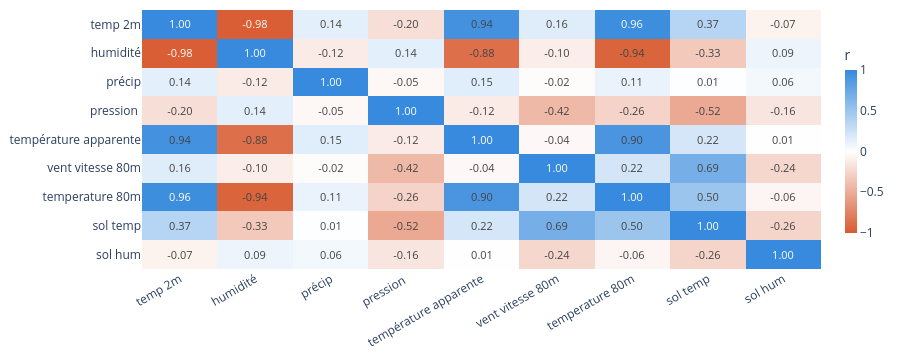

This figure's notebook cell:
### Code cell
fig_correlation_heatmap()

### Figure 1 — Plotly figure (JSON) as saved in the notebook; plotly's stock layout.template omitted (floating-point values rounded to 4 significant figures)
{"data": [{"colorbar": {"len": 0.8, "thickness": 12, "title": {"text": "r"}}, "colorscale": [[0, "#D85A30"], [0.5, "#ffffff"], [1, "#378ADD"]], "hovertemplate": "%{y} / %{x}<br><b>r = %{z:.3f}</b><extra></extra>", "text": [["1.00", "-0.98", "0.14", "-0.20", "0.94", "0.16", "0.96", "0.37", "-0.07"], ["-0.98", "1.00", "-0.12", "0.14", "-0.88", "-0.10", "-0.94", "-0.33", "0.09"], ["0.14", "-0.12", "1.00", "-0.05", "0.15", "-0.02", "0.11", "0.01", "0.06"], ["-0.20", "0.14", "-0.05", "1.00", "-0.12", "-0.42", "-0.26", "-0.52", "-0.16"], ["0.94", "-0.88", "0.15", "-0.12", "1.00", "-0.04", "0.90", "0.22", "0.01"], ["0.16", "-0.10", "-0.02", "-0.42", "-0.04", "1.00", "0.22", "0.69", "-0.24"], ["0.96", "-0.94", "0.11", "-0.26", "0.90", "0.22", "1.00", "0.50", "-0.06"], ["0.37", "-0.33", "0.01", "-0.52", "0.22", "0.69", "0.50", "1.00", "-0.26"], ["-0.07", "0.09", "0.06", "-0.16", "0.01", "-0.24", "-0.06", "-0.26", "1.00"]], "textfont": {"size": 11}, "texttemplate": "%{text}", "type": "heatmap", "x": ["temp 2m", "humidité", "précip", "pression ", "température apparente", "vent vitesse 80m", "temperature 80m", "sol temp", "sol hum"], "y": ["temp 2m", "humidité", "précip", "pression ", "température apparente", "vent vitesse 80m", "temperature 80m", "sol temp", "sol hum"], "z": [[1.0, -0.976, 0.14, -0.195, 0.937, 0.16, 0.964, 0.366, -0.075], [-0.976, 1.0, -0.123, 0.138, -0.875, -0.102, -0.936, -0.327, 0.09], [0.14, -0.123, 1.0, -0.05, 0.153, -0.018, 0.107, 0.009, 0.061], [-0.195, 0.138, -0.05, 1.0, -0.12, -0.423, -0.264, -0.519, -0.157], [0.937, -0.875, 0.153, -0.12, 1.0, -0.04, 0.902, 0.216, 0.007], [0.16, -0.102, -0.018, -0.423, -0.04, 1.0, 0.221, 0.687, -0.243], [0.964, -0.936, 0.107, -0.264, 0.902, 0.221, 1.0, 0.497, -0.058], [0.366, -0.327, 0.009, -0.519, 0.216, 0.687, 0.497, 1.0, -0.263], [-0.075, 0.09, 0.061, -0.157, 0.007, -0.243, -0.058, -0.263, 1.0]], "zmax": 1, "zmid": 0, "zmin": -1}], "layout": {"height": 360, "margin": {"b": 10, "l": 10, "r": 10, "t": 10}, "xaxis": {"side": "bottom", "tickangle": -30}, "yaxis": {"autorange": "reversed"}}}
